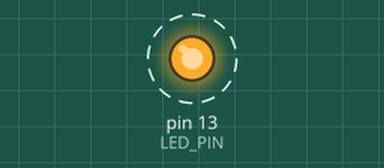
Recording of a sketch running on a simulated Arduino Uno, built with avr-gcc and run on an emulated ATmega328P. Parts: output pins drawn as LEDs (lit = HIGH). Dashed ring = blinking.

Above: at 0.12 s.
Timing chart, 0 to 3.0 s (numbered marks = the images above):
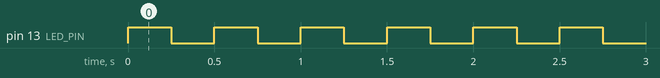

The sketch:

blink_led_internal.ino
```cpp
#define LED_PORT PORTB
#define LED_PIN 13
#define DELAY 250

void setup() {
  pinMode(LED_PIN, OUTPUT);
}

void loop() {
  // LED_PORT |= (1 << PB5); — Turn LED
  //     - (1 << PB5) shifts a 1 left by 5 positions, creating binary 00100000
  //     - |= performs a bitwise OR, setting bit 5 of PORTB to 1 without affecting other bits
  //     - PB5 corresponds to digital pin 13 on Arduino Uno
  LED_PORT |= (1 << PB5);
  delay(DELAY);
  // LED_PORT &= ~(1 << PB5); — Turn LED OFF
  //  - ~(1 << PB5) creates the inverse: 11011111
  //  - &= performs a bitwise AND, clearing only bit 5 while preserving other bits
  LED_PORT &= ~(1 << PB5);
  delay(DELAY);
}
```

Measured:
- by itself, pin 13 (LED_PIN): alternates HIGH for 0.25 s and LOW for 0.25 s
